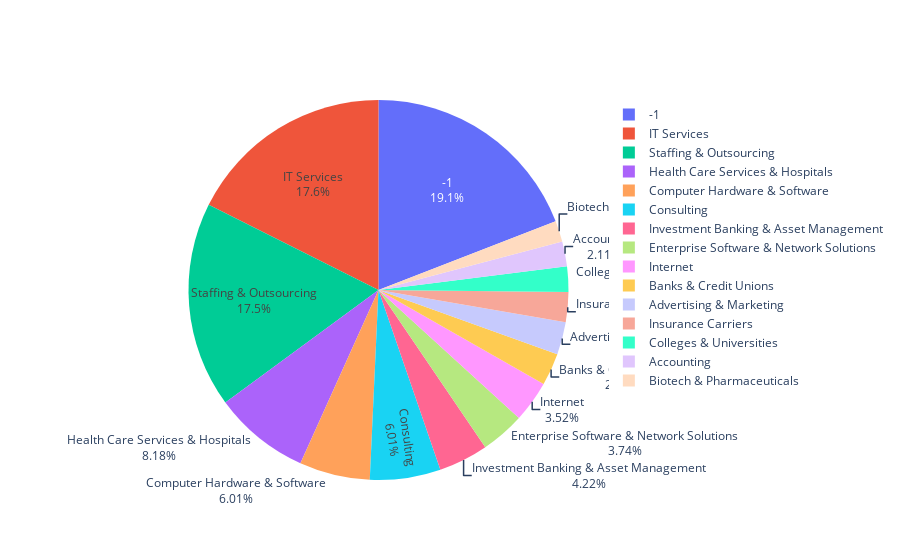
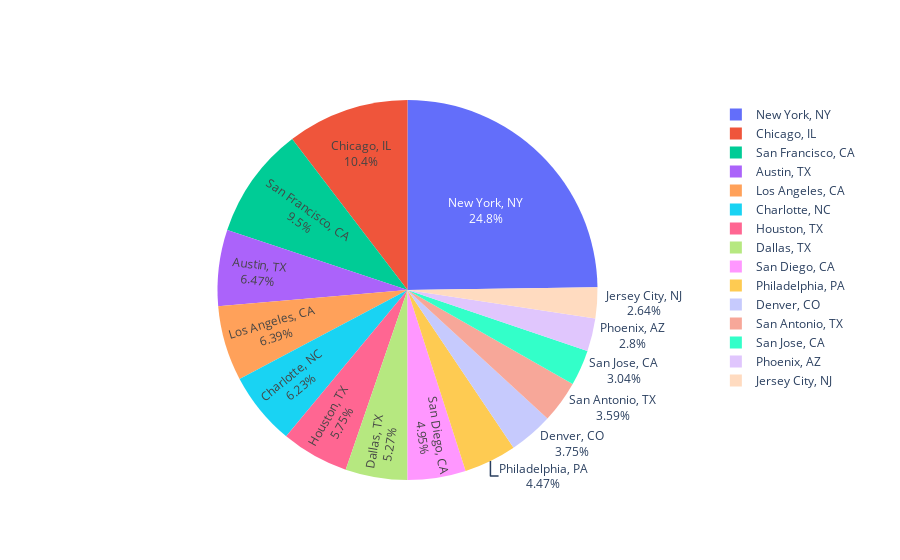

Write notebook code for charts like these, in order.
### Markdown cell above
Industry

### Code cell
labels = detail['Industry'].value_counts()[:15].index
values = detail['Industry'].value_counts()[:15].values
plt.figure(figsize=(1,1))
fig = go.Figure(data=[go.Pie(labels=labels, textinfo='label+percent', values=values)])
fig.show()
labels = detail['Location'].value_counts()[:15].index
values = detail['Location'].value_counts()[:15].values

plt.figure(figsize=(1,1))
fig = go.Figure(data=[go.Pie(labels=labels, textinfo='label+percent', values=values)])
fig.show()

### Figure 1 — Plotly figure (JSON) as saved in the notebook; plotly's stock layout.template omitted (floating-point values rounded to 4 significant figures)
{"data": [{"labels": ["-1", "IT Services", "Staffing & Outsourcing", "Health Care Services & Hospitals", "Computer Hardware & Software", "Consulting", "Investment Banking & Asset Management", "Enterprise Software & Network Solutions", "Internet", "Banks & Credit Unions", "Advertising & Marketing", "Insurance Carriers", "Colleges & Universities", "Accounting", "Biotech & Pharmaceuticals"], "textinfo": "label+percent", "type": "pie", "values": [353, 325, 323, 151, 111, 111, 78, 69, 65, 51, 51, 47, 40, 39, 33]}], "layout": {}}

### Figure 2 — Plotly figure (JSON) as saved in the notebook; plotly's stock layout.template omitted (floating-point values rounded to 4 significant figures)
{"data": [{"labels": ["New York, NY", "Chicago, IL", "San Francisco, CA", "Austin, TX", "Los Angeles, CA", "Charlotte, NC", "Houston, TX", "Dallas, TX", "San Diego, CA", "Philadelphia, PA", "Denver, CO", "San Antonio, TX", "San Jose, CA", "Phoenix, AZ", "Jersey City, NJ"], "textinfo": "label+percent", "type": "pie", "values": [310, 130, 119, 81, 80, 78, 72, 66, 62, 56, 47, 45, 38, 35, 33]}], "layout": {}}
